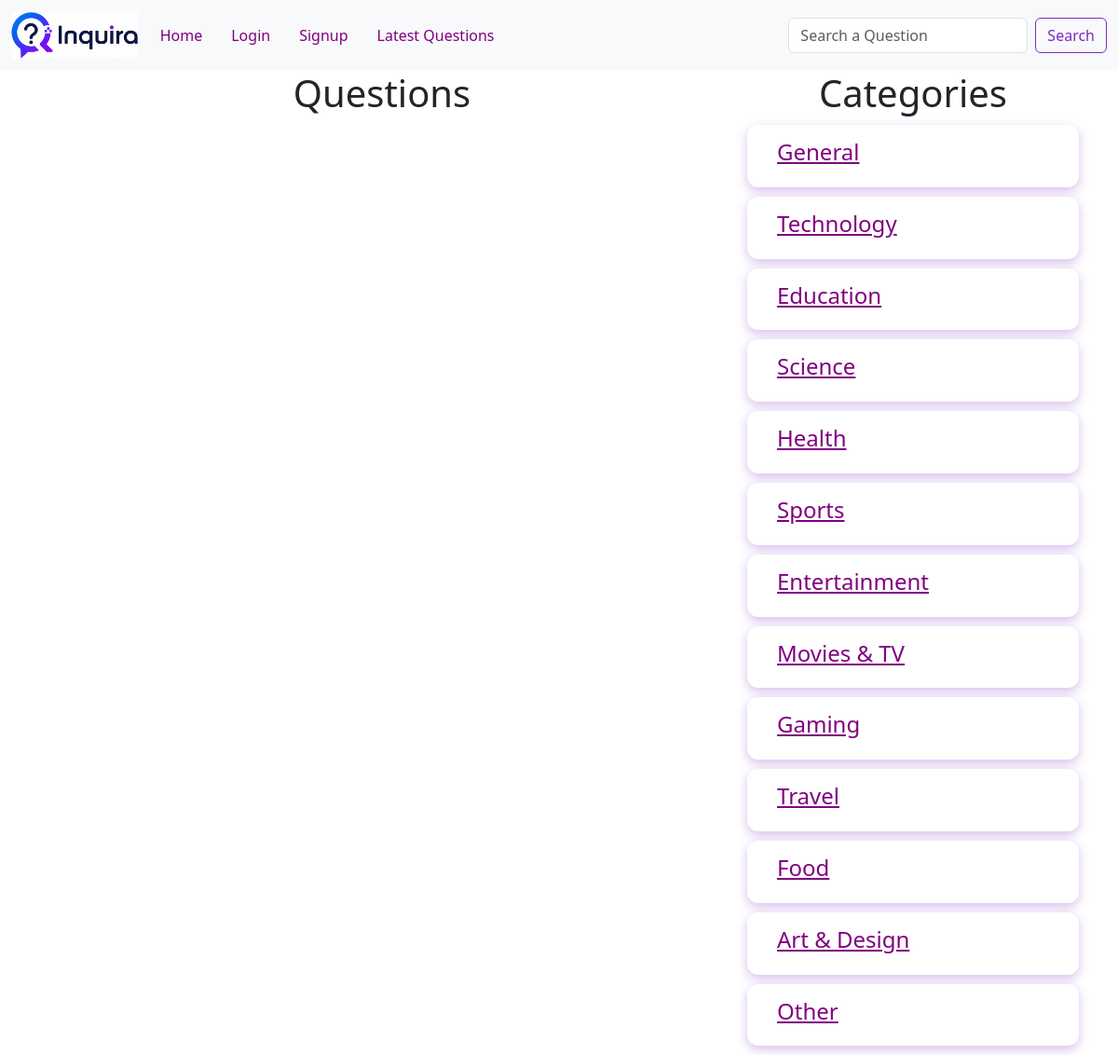
The page /?c-id=3 on the database its author committed.
### tables this page shows
CREATE TABLE `categories` (
  `id` int NOT NULL,
  `name` varchar(100) NOT NULL
);

### client/categorylist.php (the view)
<div>
    <h1 class="heading">Categories</h1>
    <?php
    include('./common/db.php');
    $query="select * from categories";
    $result = $conn->query($query);
    foreach($result as $row){
        $name= $row['name'];
        $id= $row['id'];
        echo "<div class='row question-list'>
        <h4><a href='?c-id=$id'>$name</a></h4>
        </div>";
    }
    ?>
</div>

### public/style.css (style rules this page uses)
a { color: purple !important; }
.heading { text-align: center; }
.question-list { background: white; color: #01062a; padding: 15px 20px; margin: 10px 0; border-radius: 12px; font-size: 18px; font-weight: 500; box-shadow: 0 4px 12px rgba(123, 44, 191, 0.3); transition: all 0.3s ease; cursor: pointer; }

### rows shown on the page
categories: name "General"
categories: name "Technology"
categories: name "Education"
categories: name "Science"
categories: name "Health"
categories: name "Sports"
categories: name "Entertainment"
categories: name "Movies & TV"
categories: name "Gaming"
categories: name "Travel"
categories: name "Food"
categories: name "Art & Design"
categories: name "Other"
